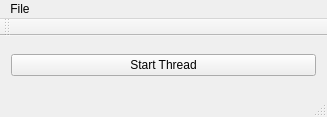
<?xml version="1.0" encoding="UTF-8"?>
<ui version="4.0">
 <class>MainWindow</class>
 <widget class="QMainWindow" name="MainWindow">
  <property name="geometry">
   <rect>
    <x>0</x>
    <y>0</y>
    <width>327</width>
    <height>117</height>
   </rect>
  </property>
  <property name="windowTitle">
   <string>MainWindow</string>
  </property>
  <widget class="QWidget" name="centralWidget">
   <layout class="QVBoxLayout" name="verticalLayout">
    <item>
     <widget class="QPushButton" name="pB_make_things">
      <property name="text">
       <string>Start Thread</string>
      </property>
     </widget>
    </item>
   </layout>
  </widget>
  <widget class="QMenuBar" name="menuBar">
   <property name="geometry">
    <rect>
     <x>0</x>
     <y>0</y>
     <width>327</width>
     <height>21</height>
    </rect>
   </property>
   <widget class="QMenu" name="menuFile">
    <property name="title">
     <string>File</string>
    </property>
    <addaction name="actionQuit"/>
   </widget>
   <addaction name="menuFile"/>
  </widget>
  <widget class="QToolBar" name="mainToolBar">
   <attribute name="toolBarArea">
    <enum>TopToolBarArea</enum>
   </attribute>
   <attribute name="toolBarBreak">
    <bool>false</bool>
   </attribute>
  </widget>
  <widget class="QStatusBar" name="statusBar"/>
  <action name="actionQuit">
   <property name="text">
    <string>Quit</string>
   </property>
  </action>
 </widget>
 <layoutdefault spacing="6" margin="11"/>
 <resources/>
 <connections>
  <connection>
   <sender>actionQuit</sender>
   <signal>triggered()</signal>
   <receiver>MainWindow</receiver>
   <slot>close()</slot>
   <hints>
    <hint type="sourcelabel">
     <x>-1</x>
     <y>-1</y>
    </hint>
    <hint type="destinationlabel">
     <x>63</x>
     <y>46</y>
    </hint>
   </hints>
  </connection>
 </connections>
</ui>
